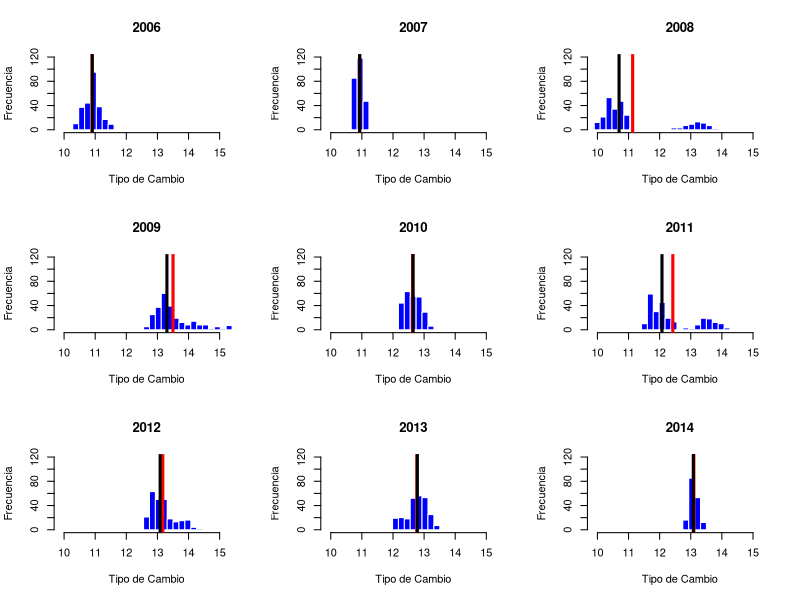
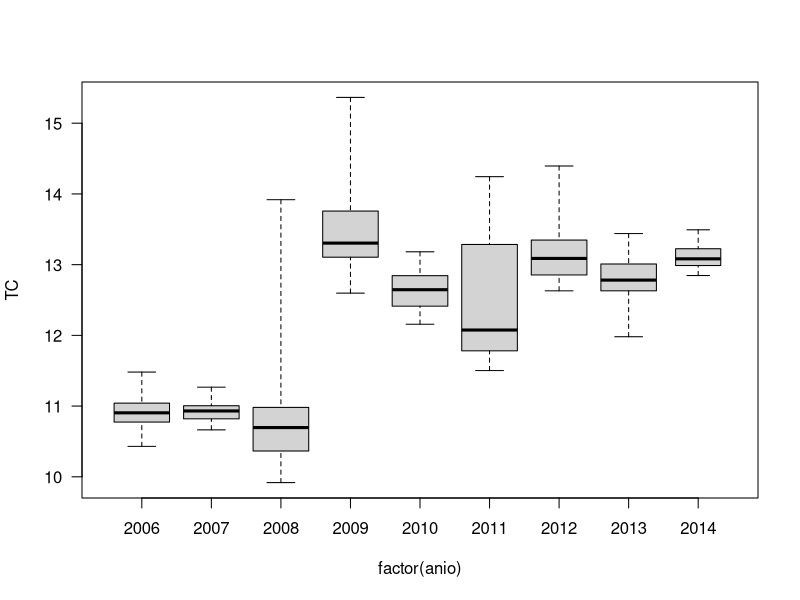
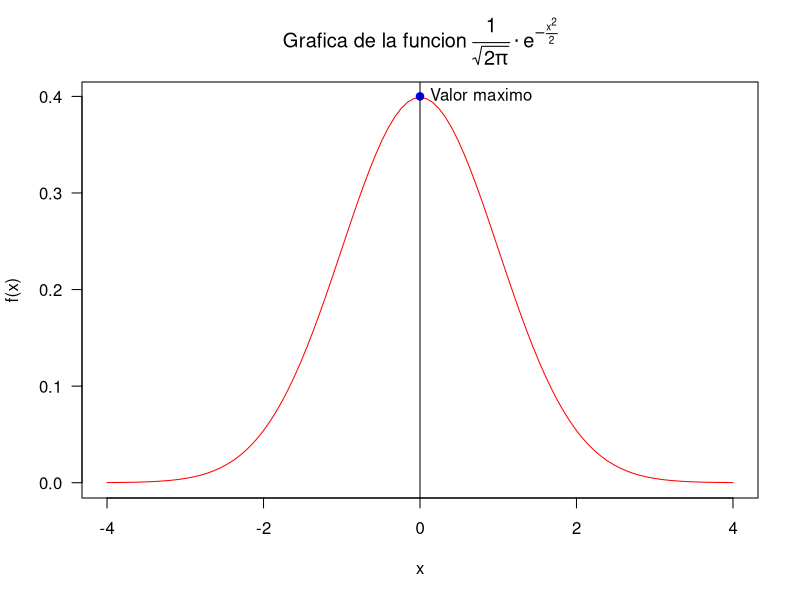

Write the R code that produced these figures, in order.
## ---- chunk 1
directorio <- "/Users/Ines/Desktop"
## ---- chunk 2
setwd(directorio)
TC.Banxico <- read.table("./tipoCambioBanxico.txt", 
           sep ="|",
           header =TRUE,
           stringsAsFactors = FALSE)
## ---- chunk 3
TC.Banxico$Fecha.DOF <-as.Date(TC.Banxico$Fecha.DOF, format = "%d/%m/%Y")
temporal <- as.POSIXlt(TC.Banxico$Fecha.DOF)

# Creo una columna con el a?o.
TC.Banxico$anio <- unclass(temporal)$year+1900
## ---- chunk 4
TC.Banxico.existentes <- subset(TC.Banxico, TC != "N/E")
TC.Banxico.existentes$TC <- as.numeric(TC.Banxico.existentes$TC)
str(TC.Banxico.existentes)
## ---- chunk 5
par(mfrow=c(3,3))
for(i in 2006:2014){
   anios = subset(TC.Banxico.existentes, anio == i)
   hist(anios$TC,
       main = i,
       border = "white",
       col = "blue",
       xlab = "Tipo de Cambio",
       ylab = "Frecuencia",
       breaks = seq(9.9, 15.4, length.out = 30),
       xlim = c(9.9, 15.4),
       ylim = c(0, 120),
      )
   media <- mean(anios$TC)
   mediana <- median(anios$TC)
   abline(v = media, col = "red", lwd = 3)
   abline(v = mediana, col = "black", lwd = 3)
   }
## ---- chunk 6
par(mfrow = c(1,1), las = 1)
with(TC.Banxico.existentes,
     boxplot(TC~factor(anio),
             range = 0,
             varwidth = TRUE))

## ---- chunk 7
densidad <- function(x) {
  (1/(sqrt(2 * pi))) * exp(-(x^2)/2)
}
expresion <- expression(paste("Grafica de la funcion ", frac(1, sqrt(2 * pi)) %.% e^{-frac(x^2,2)}))
curve(densidad,
      from = -4, to = 4,
      xlab = "x",
      ylab = "f(x)",
      col = "red",
      main = expresion
      )
solucion <- data.frame(x = 0, y = 0.4, etiqueta = "Valor maximo")
points(solucion, col = "blue", pch = 19, bg ="16")
text(solucion$x, solucion$y, solucion$etiqueta, pos = 4)
par(las = 1)
abline(v = 0)

